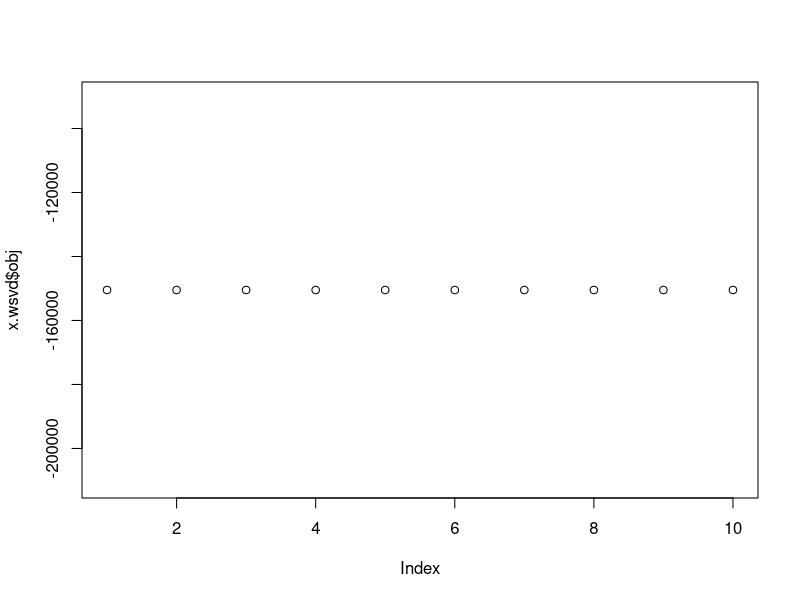
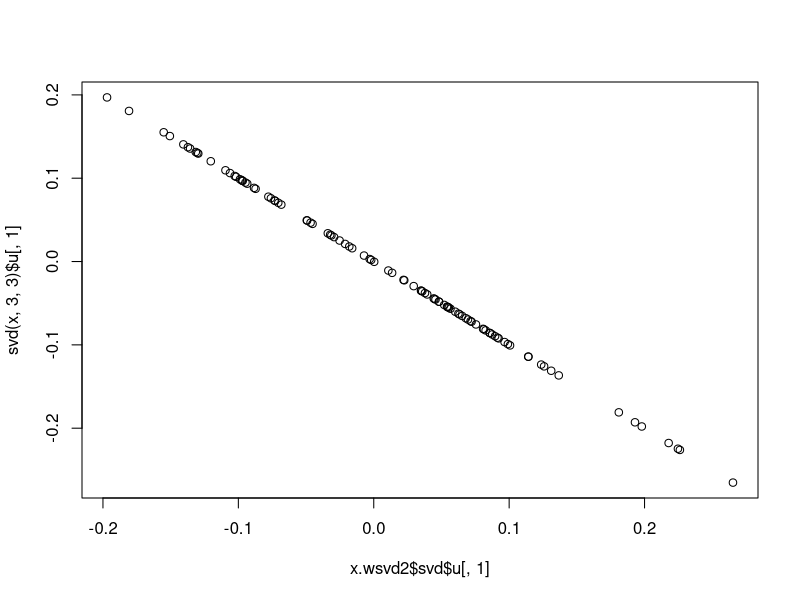
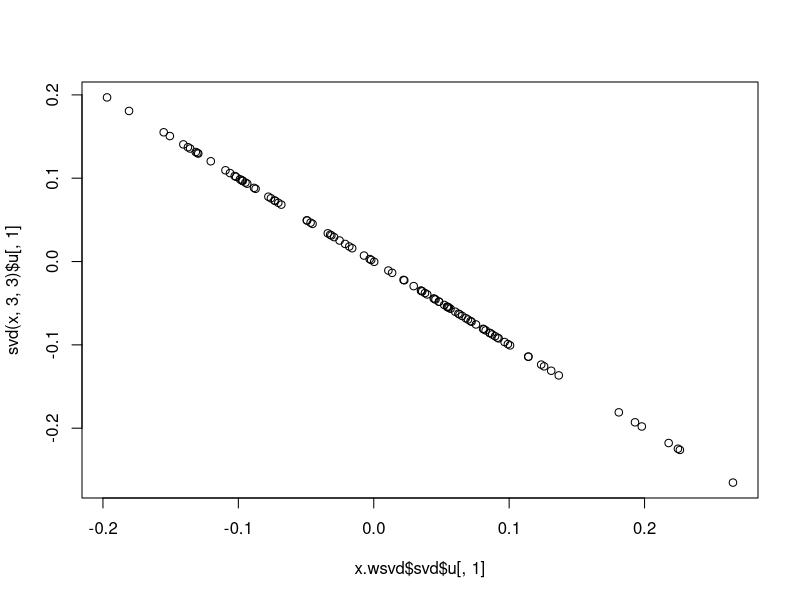
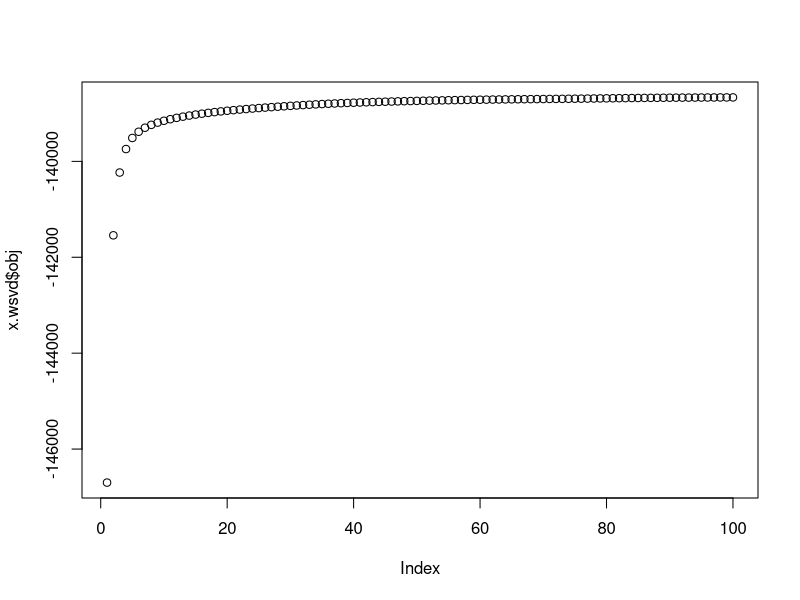

These figures' R source, in order:
## ---- chunk 1
wSVD = function(x,s,k,niter=100,tau=1e6){
  n = nrow(x)
  p = ncol(x)
  z = matrix(0,nrow=n,ncol=p)
  sigma2 = rep(0,niter)
  obj = rep(0,niter)
  for(i in 1:niter){
    x.svd = svd(x-z,k,k) # could maybe replace this with a faster method to get top k pcs?
    R = x - x.svd$u %*% diag(x.svd$d[1:k]) %*% t(x.svd$v)
    tau1 = tau + 1/s^2 
    z =  (tau/tau1)*R
    sigma2[i] = 1/tau
    obj[i] = sum(dnorm(R, 0, sqrt(s^2+(1/tau)), log=TRUE))
  }
  return(list(svd = x.svd,sigma2=sigma2,obj=obj))
}
## ---- chunk 2
set.seed(1)
n = 100
p = 1000
s = matrix(1,nrow=n,ncol=p)
x = matrix(rnorm(n*p,0,s),nrow=n,ncol=p)
x.wsvd = wSVD(x,s,3,10,1)
plot(x.wsvd$obj)
x.wsvd2 = wSVD(x,s,3,10,1e6)
plot(x.wsvd2$svd$u[,1],svd(x,3,3)$u[,1])
plot(x.wsvd$svd$u[,1],svd(x,3,3)$u[,1])
## ---- chunk 3
s = matrix(rgamma(n*p,1,1),nrow=n,ncol=p)
x = matrix(rnorm(n*p,0,s),nrow=n,ncol=p)
x.wsvd = wSVD(x,s,30,100,1)
plot(x.wsvd$obj)
